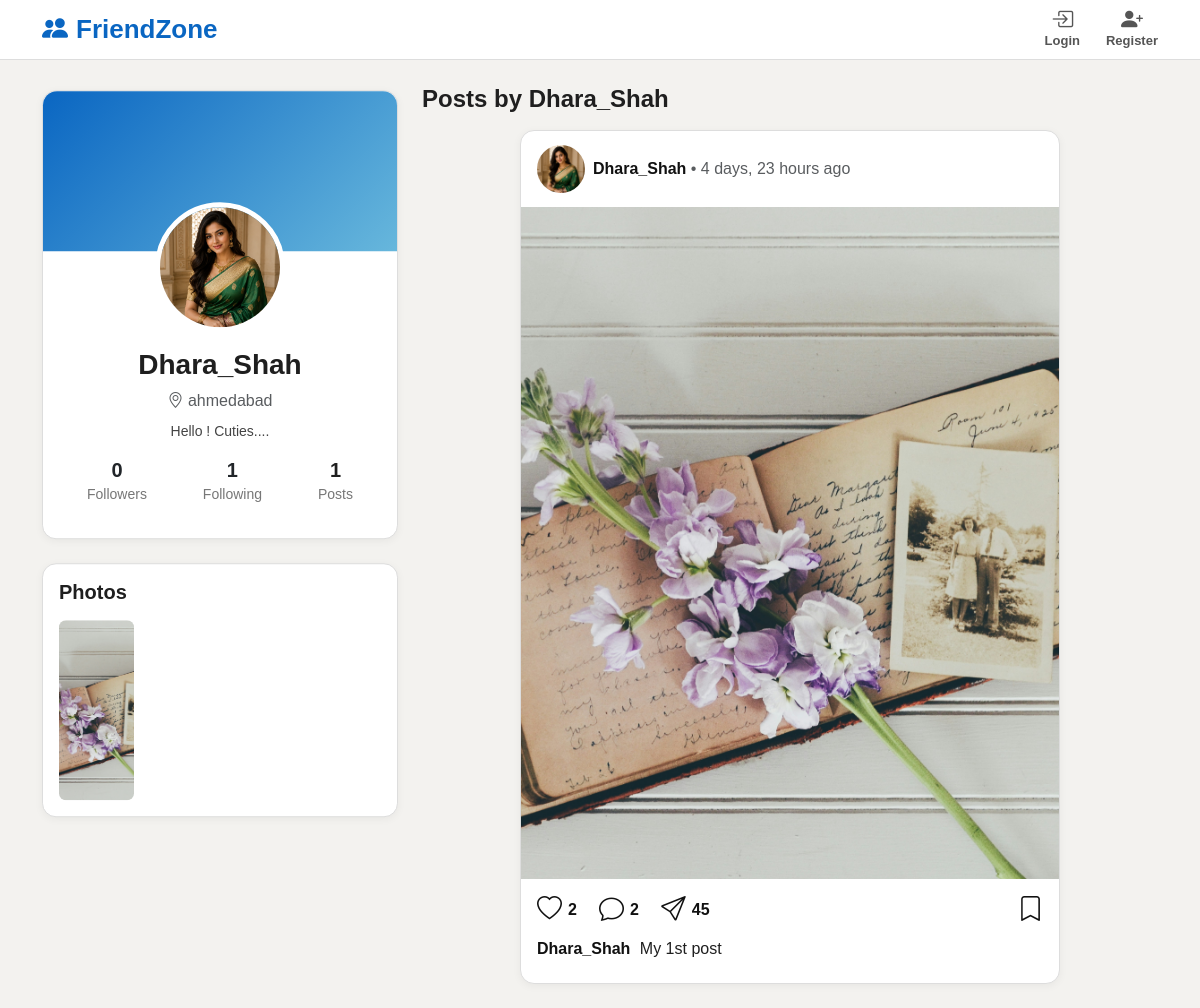
Screenshot of /profile/Dhara_Shah/ with the database file from the repository.
### social/models.py (models this page shows, shortened)
class Profile(models.Model):
    user = models.OneToOneField(
        User,
        on_delete=models.CASCADE
    )
    bio = models.TextField(
        blank=True,
        default='Hello, I am using FriendZone!'
    )
    profile_picture = models.URLField(
        blank=True,
        default='https://cdn-icons-png.flaticon.com/512/149/149071.png'
    )
    profile_photo = models.ImageField(
    upload_to='profile_photos/',
    blank=True,
    null=True
    )
    location = models.CharField(
        max_length=100,
        blank=True
    )
    created_at = models.DateTimeField(
        auto_now_add=True
    )

class Post(models.Model):
    author = models.ForeignKey(
        User,
        on_delete=models.CASCADE
    )
    content = models.TextField()
    image = models.URLField(
        blank=True
    )
    post_image = models.ImageField(
    upload_to='post_images/',
    blank=True,
    null=True
    )
    created_at = models.DateTimeField(
        auto_now_add=True
    )

### social/views.py (the view)
# urls.py: path('profile/<str:username>/', views.profile_view, name='profile'),
def profile_view(request, username):
    profile_user = get_object_or_404(User, username=username)
    profile, created = Profile.objects.get_or_create(user=profile_user)
    posts = Post.objects.filter(author=profile_user).order_by('-created_at')
    followers_count = Follow.objects.filter(following=profile_user).count()
    following_count = Follow.objects.filter(follower=profile_user).count()
    is_following = False
    if request.user.is_authenticated:
        is_following = Follow.objects.filter(
            follower=request.user,
            following=profile_user
        ).exists()
    liked_post_ids = []
    if request.user.is_authenticated:
        liked_post_ids = Like.objects.filter(
            user=request.user
        ).values_list('post_id', flat=True)
    return render(request, 'social/profile.html', {
        'profile_user': profile_user,
        'profile': profile,
        'posts': posts,
        'followers_count': followers_count,
        'following_count': following_count,
        'is_following': is_following,
        'liked_post_ids': liked_post_ids
    })

### social/templates/social/profile.html (shortened to what this page needs)
{% extends 'social/base.html' %}
{% block content %}
<div class="row">
    <div class="col-md-4">
        <div class="profile-sidebar">
            <div class="profile-card mb-4">
                <div class="profile-cover"></div>
                <div class="text-center p-3">
                    {% if profile.profile_photo %}
                        <img src="{{ profile.profile_photo.url }}"
                             class="profile-photo-large">
                    {% else %}
                        <img src="{{ profile.profile_picture }}"
                             class="profile-photo-large">
                    {% endif %}
                    <h3 class="mt-3 fw-bold">
                        {{ profile_user.username }}
                    </h3>
                    {% if profile.location %}
                        <p class="text-muted mb-2">
                            <i class="bi bi-geo-alt"></i>
                            {{ profile.location }}
                        </p>
                    {% endif %}
                    <p class="profile-bio">
                        {{ profile.bio }}
                    </p>
                    <div class="d-flex justify-content-around my-3">
                        <div class="profile-stat">
                            <a href="{% url 'followers_list' profile_user.username %}"
                               class="profile-stat-link text-dark text-decoration-none">
                                <h5>{{ followers_count }}</h5>
                                <small>
                                    Followers
                                </small>
                            </a>
                        </div>
                        <div class="profile-stat">
                            <a href="{% url 'following_list' profile_user.username %}"
                               class="profile-stat-link text-dark text-decoration-none">
                                <h5>{{ following_count }}</h5>
                                <small>
                                    Following
                                </small>
                            </a>
                        </div>
                        <div class="profile-stat">
                            <h5>{{ posts.count }}</h5>
                            <small>Posts</small>
                        </div>
                    </div>
                </div>
            </div>
            <div class="profile-card p-3">
                <h5 class="fw-bold mb-3">
                    Photos
                </h5>
                <div class="profile-photo-responsive-grid">
                    {% for post in posts %}
                        {% if post.post_image %}
                            <img src="{{ post.post_image.url }}"
                                 class="profile-photo-grid open-image">
                        {% endif %}
                    {% empty %}
                        <p class="text-muted small">
                            No photos yet.
                        </p>
                    {% endfor %}
                </div>
            </div>
        </div>
    </div>
    <div class="col-md-8">
        <h4 class="fw-bold mb-3">
            Posts by {{ profile_user.username }}
        </h4>
        {% for post in posts %}
            <div class="feed-card instagram-card mb-4">
                <div class="post-header">
                    <div class="d-flex align-items-center">
                        {% if profile.profile_photo %}
                            <img src="{{ profile.profile_photo.url }}"
                                 class="post-author-img me-2">
                        {% else %}
                            <img src="{{ profile.profile_picture }}"
                                 class="post-author-img me-2">
                        {% endif %}
                        <div>
                            <a href="{% url 'profile' profile_user.username %}"
                               class="post-username">
                                {{ profile_user.username }}
                            </a>
                            <span class="text-muted">
                                • {{ post.created_at|timesince }} ago
                            </span>
                        </div>
                    </div>
                </div>
                {% if post.post_image %}
                    <img src="{{ post.post_image.url }}"
                         class="instagram-post-image open-image">
                {% endif %}
                <div class="instagram-actions">
                    <div class="left-actions">
                        <button type="button"
                                class="insta-action ajax-like-btn {% if post.id in liked_post_ids %}liked{% endif %}"
                                data-url="{% url 'like_post' post.id %}">
                            {% if post.id in liked_post_ids %}
                                <i class="bi bi-heart-fill"></i>
                            {% else %}
                                <i class="bi bi-heart"></i>
                            {% endif %}
                            <span class="like-count">
                                {{ post.likes.count }}
                            </span>
                        </button>
                        <button type="button"
                                class="insta-action comment-toggle"
                                data-target="profile-comments-{{ post.id }}">
                            <i class="bi bi-chat"></i>
                            <span>{{ post.comments.count }}</span>
                        </button>
                        <button type="button"
                                class="insta-action share-btn">
                            <i class="bi bi-send"></i>
                            <span>45</span>
                        </button>
                    </div>
                    <button type="button"
                            class="insta-action save-btn">
                        <i class="bi bi-bookmark"></i>
                    </button>
                </div>
                <div class="post-body">
                    <p class="post-caption">
                        <a href="{% url 'profile' post.author.username %}"
                           class="caption-username">
                            {{ post.author.username }}
                        </a>
                        {{ post.content }}
                    </p>
                </div>
            </div>
        {% empty %}
            <div class="alert alert-info">
                No posts yet.
            </div>
        {% endfor %}
    </div>
</div>
{% endblock %}

### social/static/social/css/style.css (style rules this page uses)
body { background: #f3f2ef; font-family: Arial, Helvetica, sans-serif; color: #1f1f1f; }
.feed-card, .profile-card { background: #fff; border: 1px solid #ddd; border-radius: 14px; box-shadow: 0 2px 8px rgba(0,0,0,0.05); }
.post-author-img { width: 48px; height: 48px; border-radius: 50%; object-fit: cover; }
.profile-cover { height: 160px; background: linear-gradient(135deg, #0a66c2, #67b7dc); border-radius: 14px 14px 0 0; }
.profile-photo-large { width: 130px; height: 130px; border-radius: 50%; object-fit: cover; border: 5px solid #fff; margin-top: -65px; }
.profile-stat { text-align: center; }
.profile-stat h5 { margin: 0; font-weight: 800; }
.profile-stat small { color: #777; }
.profile-photo-grid { width: 100%; height: 180px; object-fit: cover; border-radius: 12px; cursor: pointer; }
.feed-card { background: #fff; border: 1px solid #ddd; border-radius: 14px; overflow: hidden; box-shadow: 0 2px 8px rgba(0,0,0,0.05); }
.post-header { padding: 14px 16px; display: flex; justify-content: space-between; align-items: center; }
.instagram-post-image { width: 100%; aspect-ratio: 4 / 5; object-fit: cover; display: block; cursor: pointer; background: #f5f5f5; }
.instagram-actions { padding: 12px 16px 5px; display: flex; align-items: center; justify-content: space-between; }
.left-actions { display: flex; gap: 18px; }
.post-body { padding: 0 16px 16px; }
.post-caption { margin-bottom: 6px; }
.caption-username { font-weight: 700; color: #111; text-decoration: none; margin-right: 5px; }
.profile-sidebar { position: sticky; top: 90px; }
.profile-bio { color: #444; font-size: 14px; }
.profile-photo-responsive-grid { display: grid; grid-template-columns: repeat(auto-fill, minmax(75px, 1fr)); gap: 7px; }
.profile-photo-grid { width: 100%; aspect-ratio: 1 / 1; object-fit: cover; border-radius: 7px; cursor: pointer; }
.instagram-card { max-width: 540px; margin-left: auto; margin-right: auto; }
.post-username { font-weight: 800; color: #111; text-decoration: none; }
.instagram-actions { padding: 12px 16px 8px; display: flex; justify-content: space-between; align-items: center; }
.left-actions { display: flex; align-items: center; gap: 22px; }
.insta-action { border: none; background: transparent; color: #111; font-size: 25px; padding: 0; display: inline-flex; align-items: center; gap: 6px; text-decoration: none; font-weight: 700; }
.insta-action span { font-size: 16px; }

### rows the page displays
Profile: profile_photo (picture), location "ahmedabad", bio "Hello ! Cuties...."
Post: post_image (picture), profile_photo (picture), created_at "4 days, 23 hours", likes.count "2", comments.count "2", author.username "Dhara_Shah", content "My 1st post"

### other values shown
{{ profile_user.username }} "Dhara_Shah"
{{ followers_count }} "0"
{{ following_count }} "1"
{{ posts.count }} "1"
